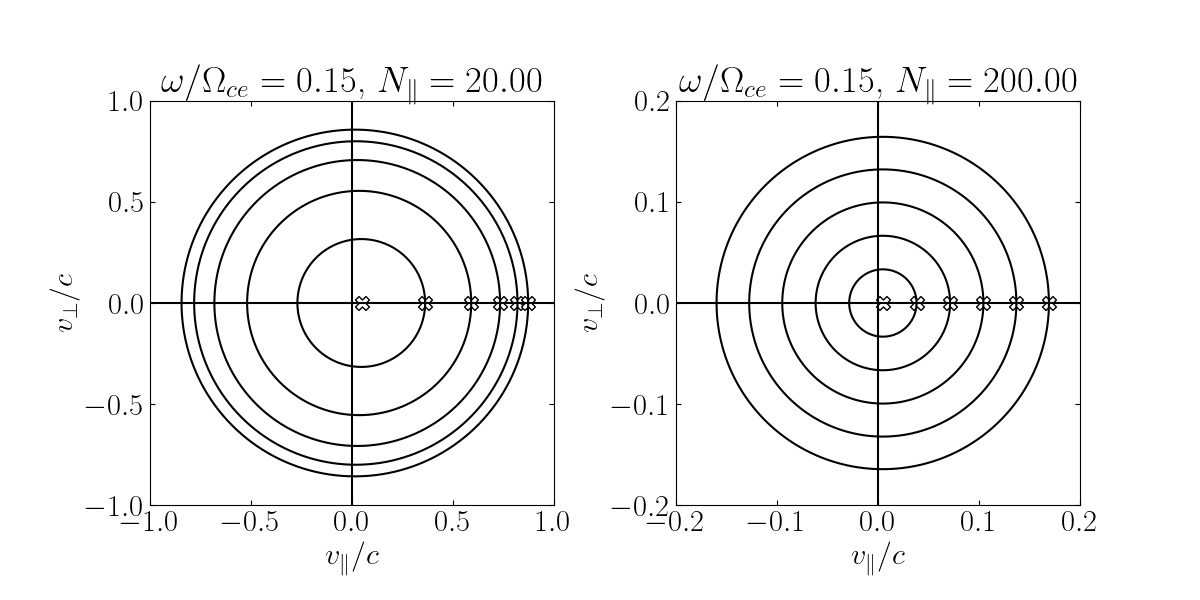

Write the Python code that produced this figure.
import matplotlib.pyplot as plt
import mpl_extras as me
import tpsim as tp
import numpy as np
import warnings


warnings.filterwarnings("ignore")


alpha = np.linspace(0, 2 * np.pi, 1000)

me.setup_mpl(fontsize=22, tex=True)
fig, axes = plt.subplots(1, 2, figsize=(12, 6))
fig.subplots_adjust(wspace=0.3)

W = [0.15, 0.15]
NZ = [20, 200]


for (j, l) in enumerate(range(0, 6)):
    vrp, _ = tp.R_surface(l, Nz=NZ[0], w=W[0])
    vz_H, vp_H = tp.H_surface(alpha, vrp, Nz=NZ[0], w=W[0])
    axes[0].plot(vz_H, vp_H, "-k")
    axes[0].scatter([vrp], [0], c="w", marker="X", edgecolors="k", s=100)

    vrp, _ = tp.R_surface(l, Nz=NZ[1], w=W[1])
    vz_H, vp_H = tp.H_surface(alpha, vrp, Nz=NZ[1], w=W[1])
    axes[1].plot(vz_H, vp_H, "-k")
    axes[1].scatter([vrp], [0], c="w", marker="X", edgecolors="k", s=100)


for (j, ax) in enumerate(axes):
    ax.set_title(
        f"$\omega/\Omega_{{ce}}={W[j]:.2f}$, $N_\parallel={NZ[j]:.2f}$"
    )
    ax.set_aspect("equal")
    if j == 0:
        ax.set_xlim(-1, 1)
        ax.set_ylim(-1, 1)
    else:
        ax.set_xlim(-0.2, 0.2)
        ax.set_ylim(-0.2, 0.2)
    ax.tick_params(**me.params)
    ax.set_xlabel("$v_\\parallel/c$")
    ax.set_ylabel("$v_\\bot/c$")
    ax.axvline(0, color="k")
    ax.axhline(0, color="k")

fig.savefig(f"compare_nz.png", dpi=fig.dpi)
